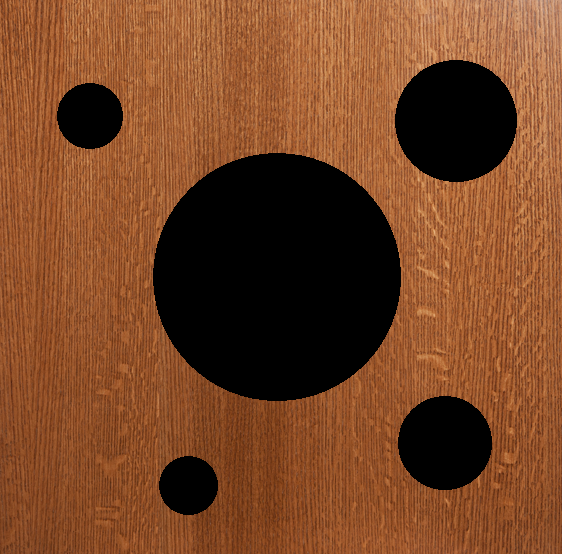
#> input picture images/table_mul_hole.png, 562 x 554 px, found by its file name
$ jupyter execute --allow-errors save_mul_radious.ipynb   (shell and % lines are left out)
#> lines starting #> are read from the running program, lines starting #| are printed output that depends on the picture; after the words box and inside, x2 and y2 are one past the last pixel; in counts of white or black regions, pixels touching at a corner belong together
[cell 1]
import cv2
import numpy as np
from matplotlib import pyplot as plt
import math
import argparse
import xlrd
import xlutils
from xlutils.copy import copy
import xlwt
from xlwt import Workbook
import xlsxwriter
import time

[cell 2]
# Load original image
image = cv2.imread("C:\\Users\\HP\\Project_AKG\\images\\table_mul_hole.png")
#> image is the input picture: shape (554, 562, 3); mean B, G, R 37.5, 69.1, 119

# Load image as greyscale
gray = cv2.imread("C:\\Users\\HP\\Project_AKG\\images\\table_mul_hole.png",0)
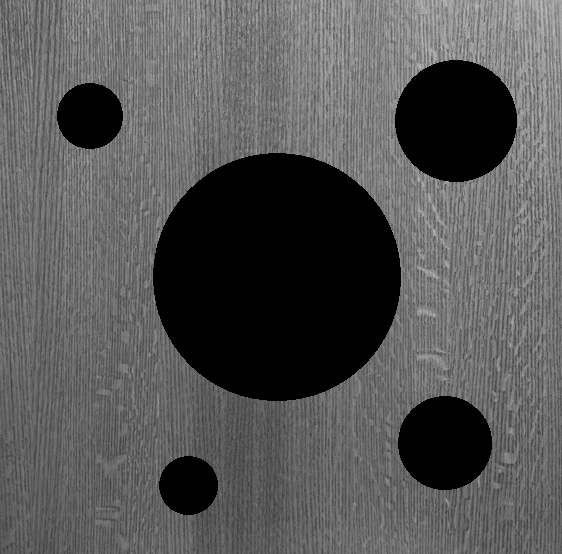
#> gray: shape (554, 562); min 0, max 197, mean 85.8

# Values below 127 goes to 0 (black, everything above goes to 255 (white)
ret,thresh = cv2.threshold(gray, 50, 255, cv2.THRESH_BINARY)
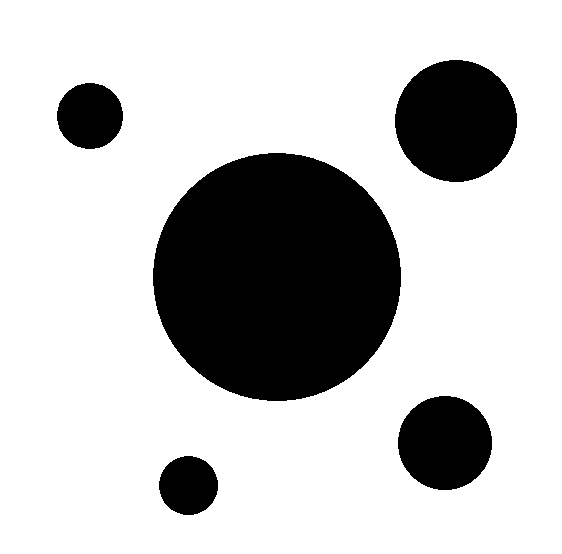
#> thresh: shape (554, 562); 76.6% white; 5 black regions, box (x1, y1, x2, y2) and area: (153, 153, 401, 401) 48250, (395, 60, 517, 182) 11671, (398, 396, 492, 490) 6932, (57, 83, 123, 149) 3416, (159, 456, 218, 515) 2721

cv2.imwrite('C:/Users/HP/Project_AKG/images/BNWimageMul.png',thresh)

# Blur using 2 * 2 kernel.
gray_blurred = cv2.blur(thresh, (2, 2))
plt.imshow(gray_blurred)

[cell 3]
# Apply Hough transform on the blurred image.
detected_circles = cv2.HoughCircles(gray_blurred,
                                   cv2.HOUGH_GRADIENT, 1, 30, param1 = 100,
                                   param2 = 30, minRadius = 1, maxRadius = 1000)
#> detected_circles = [[276.5, 277.5, 123.7], [455.5, 121.5, 60.7], [445.5, 443.5, 46.6], [89.5, 115.5, 32.7], [187.5, 486.5, 28.8]]
# Draw circles that are detected.
if detected_circles is not None:
# Convert the circle parameters a, b and r to integers.
    detected_circles = np.uint16(np.around(detected_circles))
#> detected_circles = [[276, 278, 124], [456, 122, 61], [446, 444, 47], [90, 116, 33], [188, 486, 29]]
    for pt in detected_circles[0, :]:
        a, b, r = pt[0], pt[1], pt[2]
# Draw the circumference of the circle.
        cv2.circle(image, (a, b), r, (0, 255, 0), 2)
        cv2.imshow("Detected Circle", image)
        print(a,b), print("Radious : %.0f" %r)
        cv2.waitKey(0)
#> this loop made 5 passes
#| 276 278
#| Radious : 124
#| 456 122
#| Radious : 61
#| 446 444
#| Radious : 47
#| 90 116
#| Radious : 33
#| 188 486
#| Radious : 29
#> pass 1, `cv2.imshow("Detected Circle", image)`:
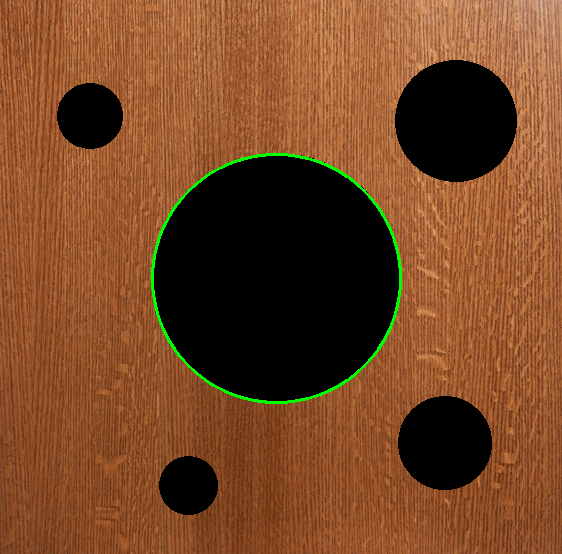
#> window 'Detected Circle': shape (554, 562, 3); mean B, G, R 37.3, 70.7, 118.4
#> pass 2, `cv2.imshow("Detected Circle", image)`:
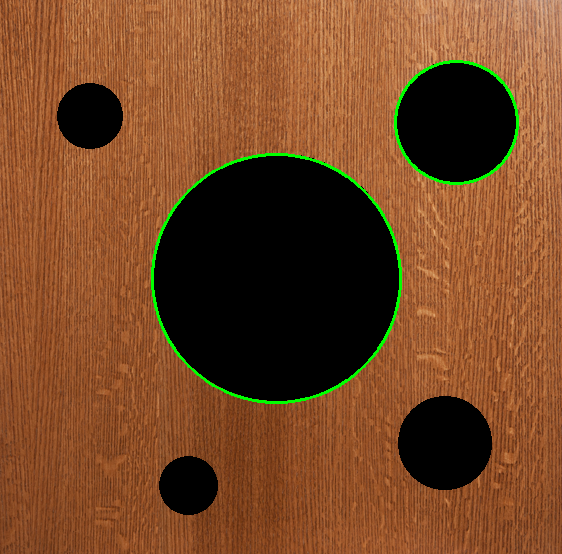
#> window 'Detected Circle': shape (554, 562, 3); mean B, G, R 37.2, 71.4, 118.1
#> after the loop:
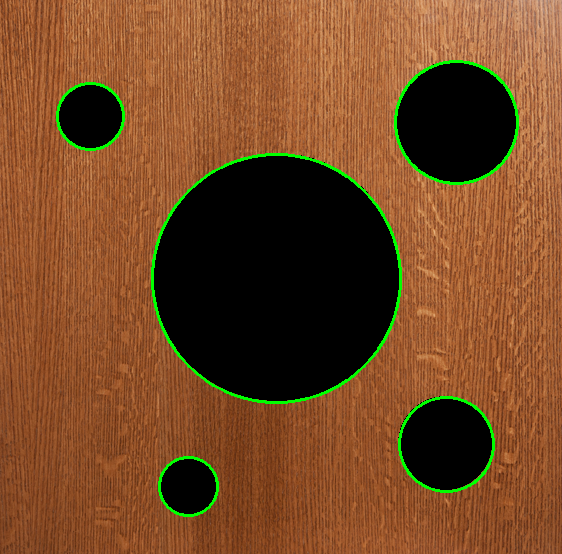
#> image: shape (554, 562, 3); 1.77% of pixels changed, all inside (x1, y1, x2, y2) = (56, 60, 519, 517)
cv2.destroyAllWindows()

#> (a cell that did not finish here is left out)

[cell 5]
def circle():
    # Apply Hough transform on the blurred image.
    detected_circles = cv2.HoughCircles(gray_blurred,
                                   cv2.HOUGH_GRADIENT, 1, 30, param1 = 100,
                                   param2 = 30, minRadius = 1, maxRadius = 1000)
#> detected_circles = [[276.5, 277.5, 123.7], [455.5, 121.5, 60.7], [445.5, 443.5, 46.6], [89.5, 115.5, 32.7], [187.5, 486.5, 28.8]]
# Draw circles that are detected.
    if detected_circles is not None:
# Convert the circle parameters a, b and r to integers.
        detected_circles = np.uint16(np.around(detected_circles))
#> detected_circles = [[276, 278, 124], [456, 122, 61], [446, 444, 47], [90, 116, 33], [188, 486, 29]]
        for pt in detected_circles[0, :]:
            a, b, r = pt[0], pt[1], pt[2]
# Draw the circumference of the circle.
            cv2.circle(image, (a, b), 1, (0, 0, 255), 3)
            cv2.circle(image, (a, b), r, (0, 255, 0), 2)
            a1 = int(a)
            b1 = int(b)
            r1 = int(r)
            cv2.imshow("Detected Circle", image)
            print(a1,b1), print("Radious : %.0f" %r1)
            cv2.waitKey(0)
#> this loop made 5 passes
#> (a, b, r, a1, b1, r1) on passes 1 to 5: (276, 278, 124, 276, 278, 124), (456, 122, 61, 456, 122, 61), (446, 444, 47, 446, 444, 47), (90, 116, 33, 90, 116, 33), (188, 486, 29, 188, 486, 29)
#| 276 278
#| Radious : 124
#| 456 122
#| Radious : 61
#| 446 444
#| Radious : 47
#| 90 116
#| Radious : 33
#| 188 486
#| Radious : 29
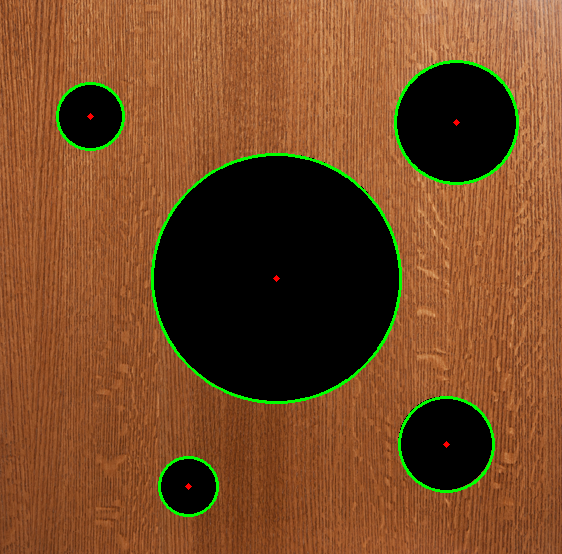
#> image: shape (554, 562, 3); 0.04% of pixels changed, all inside (x1, y1, x2, y2) = (87, 113, 460, 490)
    cv2.destroyAllWindows()

$ run again, with images/table_hole.png copied over images/table_mul_hole.png
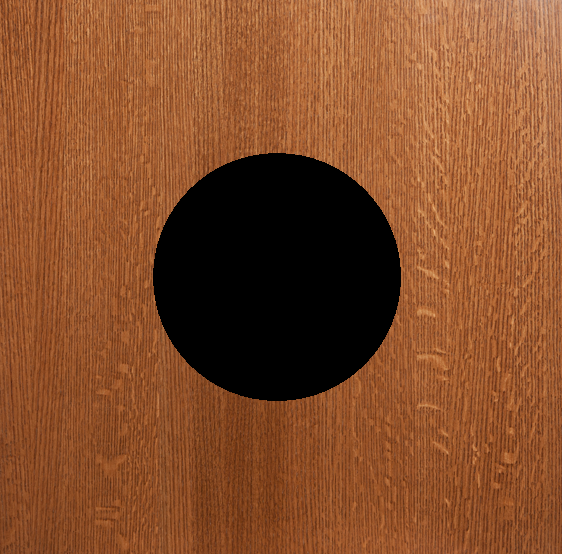
#> input picture images/table_hole.png, 562 x 554 px, found by its file name
#> image is the input picture: shape (554, 562, 3); mean B, G, R 41.8, 76.9, 132
#> `ret,thresh = cv2.threshold(gray, 50, 255, cv2.THRESH_BINARY)`:
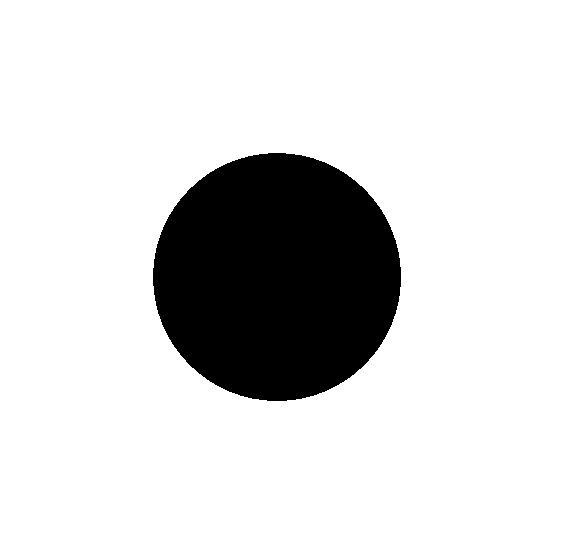
#> thresh: shape (554, 562); 84.5% white; 1 black region, box (x1, y1, x2, y2) and area: (153, 153, 401, 401) 48250
#> `detected_circles = cv2.HoughCircles(gray_blurred, cv2.HOUGH_GRADIENT, ..`: detected_circles = [[276.5, 277.5, 123.7]]
#> `detected_circles = np.uint16(np.around(detected_circles))`: detected_circles = [[276, 278, 124]]
#> the loop `for pt in detected_circles[0, :]:` made 1 pass
#> (printed output is left out)
#> pass 1, `cv2.imshow("Detected Circle", image)`:
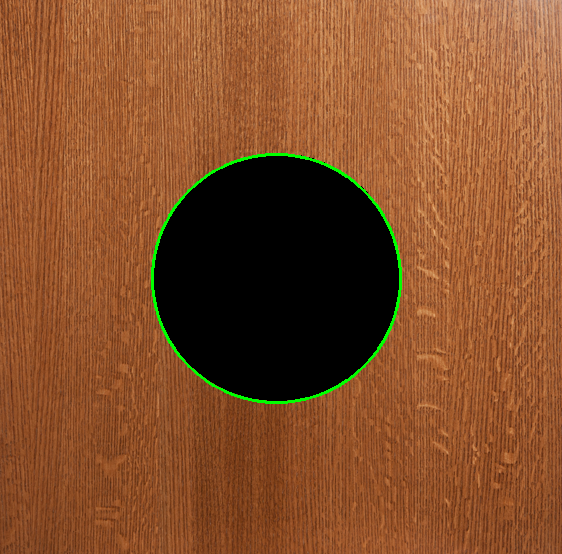
#> window 'Detected Circle': shape (554, 562, 3); mean B, G, R 41.7, 78.5, 131.5
#> in circle, `detected_circles = cv2.HoughCircles(gray_blurred, cv2.HOUGH_GRADIENT, ..`: detected_circles = [[276.5, 277.5, 123.7]]
#> in circle, `detected_circles = np.uint16(np.around(detected_circles))`: detected_circles = [[276, 278, 124]]
#> the loop in circle, `for pt in detected_circles[0, :]:` made 1 pass
#> (a, b, r, a1, b1, r1) on pass 1: (276, 278, 124, 276, 278, 124)
#> (printed output is left out)
